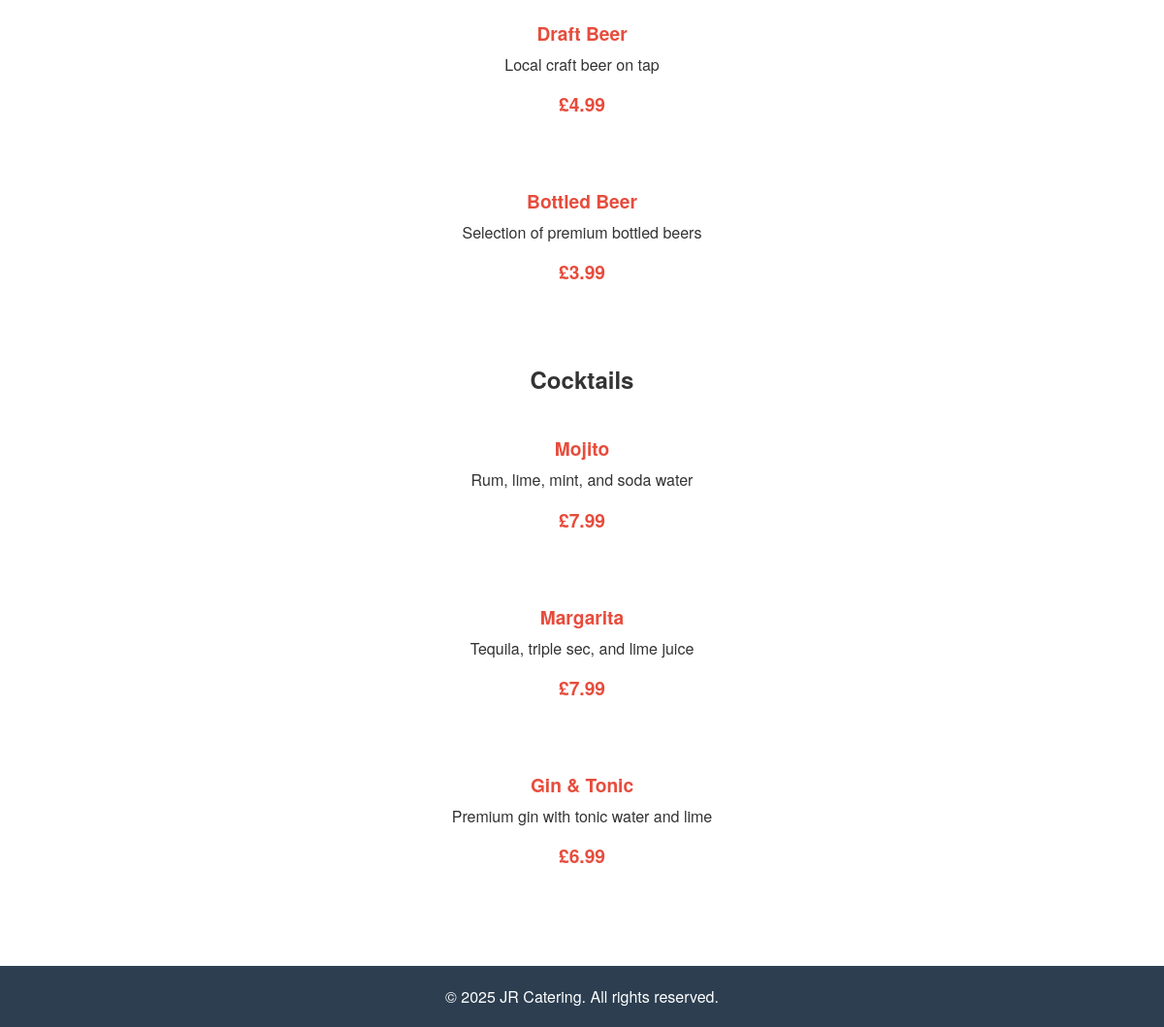
The app's page /drinks-menu/ (lower part), older data.
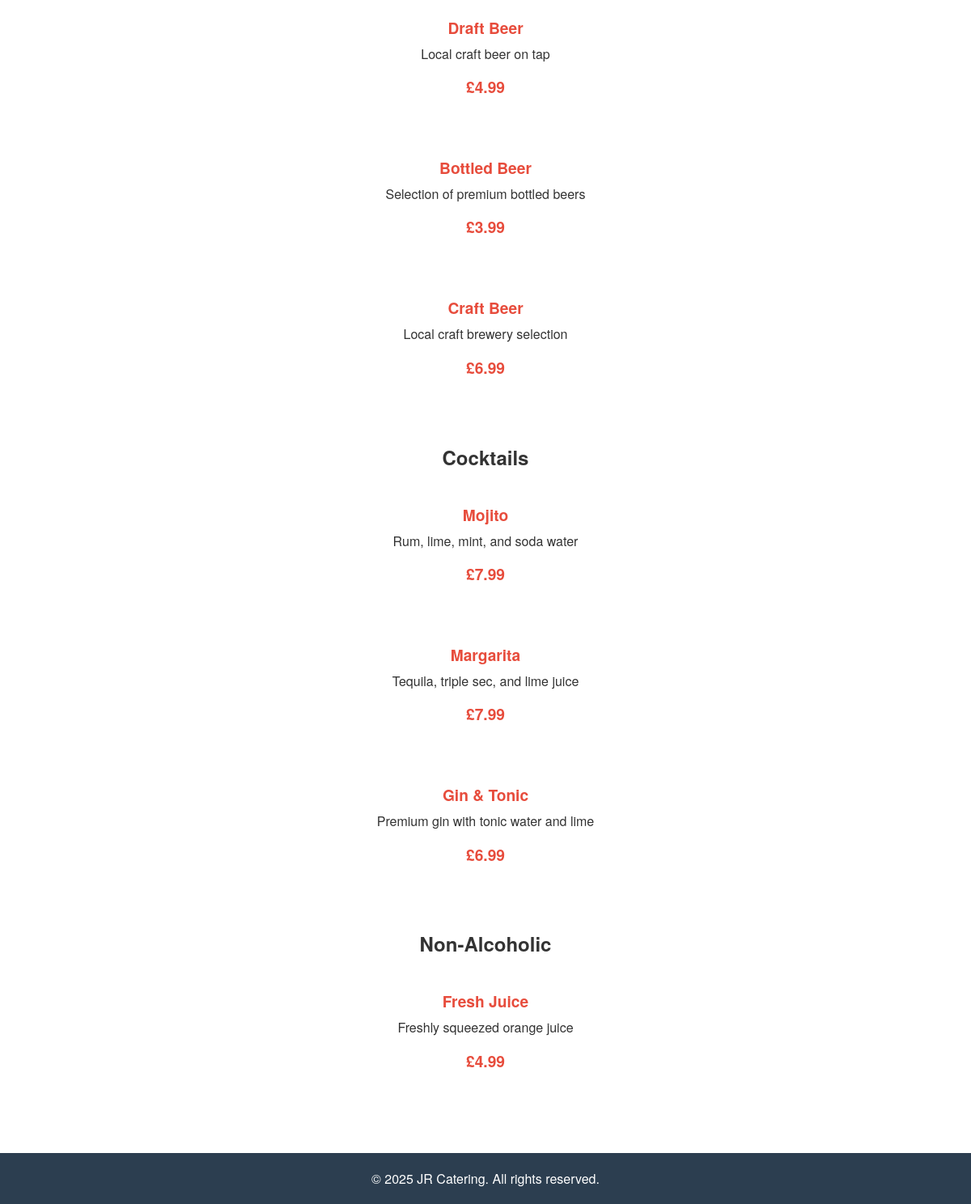
The same page, newer data.
### catering/models.py (models this page shows, shortened)
class DrinkItem(models.Model):
    name = models.CharField(max_length=100)
    category = models.CharField(max_length=50)
    price = models.DecimalField(max_digits=6, decimal_places=2)
    description = models.TextField(blank=True)

### catering/views.py (the view)
# urls.py: path('drinks-menu/', drinks_menu, name='drinks_menu'),
def drinks_menu(request):
    logger.debug(f"Drinks_menu - User authenticated: {request.user.is_authenticated}")
    drink_items = DrinkItem.objects.all()
    menu_items = {}
    for item in drink_items:
        menu_items.setdefault(item.category, []).append(item)
    if not drink_items:
        messages.info(request, 'No drink items available yet.')
    return render(request, 'drinks_menu.html', {'menu_items': menu_items})

### templates/drinks_menu.html (shortened to what this page needs)
{% extends 'base.html' %}
{% load static %}
{% block content %}
<div class="menu-container">
    {% if menu_items %}
        {% for category, items in menu_items.items %}
            <section class="menu-section">
                <h2>{{ category }}</h2>
                <div class="menu-items">
                    {% for item in items %}
                        <div class="menu-item">
                            <h3>{{ item.name }}</h3>
                            <p>{{ item.description }}</p>
                            <p class="price">£{{ item.price }}</p>
                        </div>
                    {% endfor %}
                </div>
            </section>
        {% endfor %}
    {% else %}
        <div class="no-menu-items">
            <p>No drink items available at the moment. Please check back later!</p>
        </div>
    {% endif %}
</div>
{% endblock %}

Row changes from the older to the newer data that the page shows:
added DrinkItem: name "Craft Beer", description "Local craft brewery selection", price "6.99"
added DrinkItem: category "Non-Alcoholic", name "Fresh Juice", description "Freshly squeezed orange juice", price "4.99"
